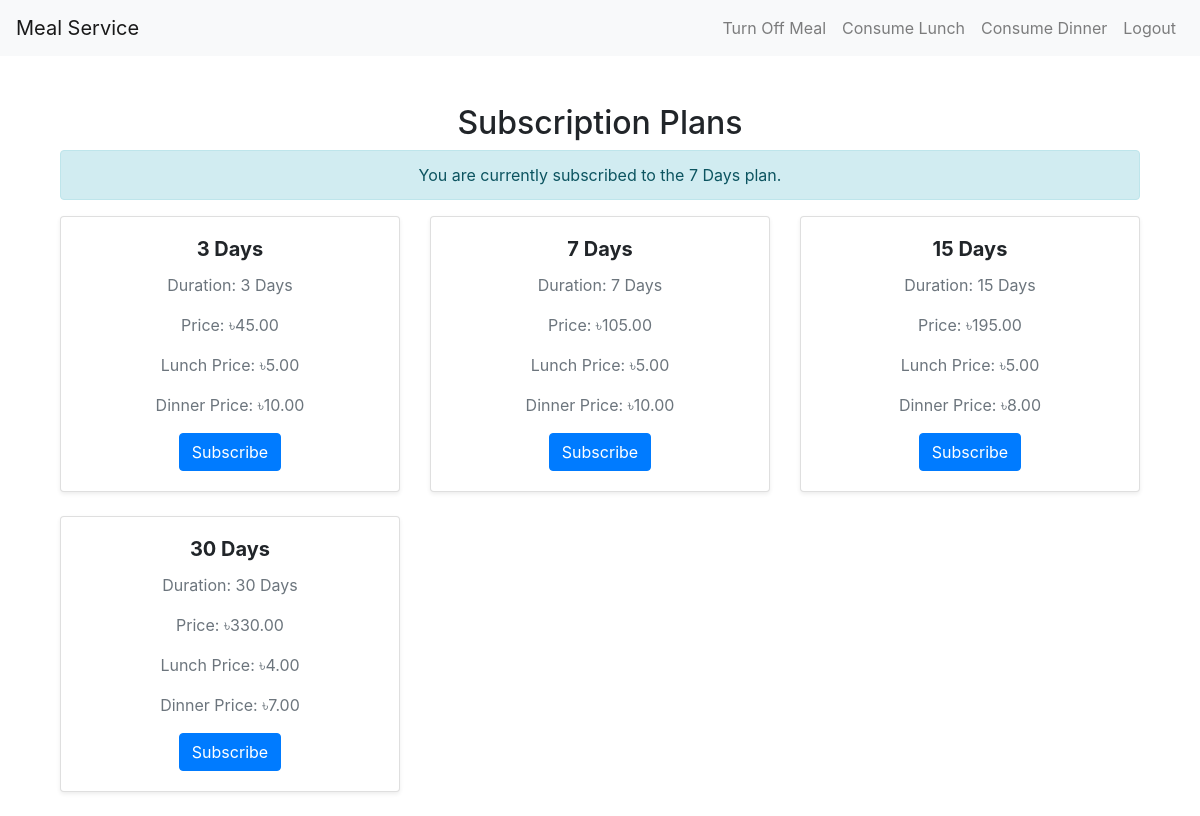
Page /meals/plans/ (signed in) on the committed database.
### meals/models.py (models this page shows, shortened)
class SubscriptionPlan(models.Model):
    PLAN_CHOICES = [
        (3, '3 Days'),
        (7, '7 Days'),
        (15, '15 Days'),
        (30, '30 Days'),
    ]
    name = models.CharField(max_length=50)
    duration = models.IntegerField(choices=PLAN_CHOICES)  # Duration in days
    price = models.DecimalField(max_digits=10, decimal_places=2, default=0.00)
    lunch_price = models.DecimalField(max_digits=5, decimal_places=2, default=0.00)
    dinner_price = models.DecimalField(max_digits=5, decimal_places=2, default=0.00)

### meals/views.py (the view)
# urls.py: path('plans/', subscription_plans, name='subscription_plans'),
@login_required
def subscription_plans(request):
    plans = SubscriptionPlan.objects.all()
    user = request.user
    try:
        customer = Customer.objects.get(user=user)
        current_plan = customer.subscription_plan
    except Customer.DoesNotExist:
        current_plan = None
    return render(request, 'meals/subscription_plans.html', {'plans': plans, 'current_plan': current_plan})

### meals/templates/meals/subscription_plans.html (shortened to what this page needs)
{% extends 'meals/base.html' %}
{% block content %}
<div class="container mt-5">
    <h2 class="text-center">Subscription Plans</h2>
    {% if current_plan %}
    <div class="alert alert-info text-center">
        You are currently subscribed to the {{ current_plan.name }} plan.
    </div>
    {% endif %}
    <div class="row">
        {% for plan in plans %}
        <div class="col-md-4">
            <div class="card mb-4 shadow-sm">
                <div class="card-body">
                    <h5 class="card-title">{{ plan.name }}</h5>
                    <p class="card-text">Duration: {{ plan.get_duration_display }}</p>
                    <p class="card-text">Price: ৳{{ plan.price }}</p>
                    <p class="card-text">Lunch Price: ৳{{ plan.lunch_price }}</p>
                    <p class="card-text">Dinner Price: ৳{{ plan.dinner_price }}</p>
                    <a href="{% url 'subscribe' plan.id %}" class="btn btn-primary">Subscribe</a>
                </div>
            </div>
        </div>
        {% endfor %}
    </div>
</div>
{% endblock %}

### meals/static/css/styles.css (style rules this page uses)
.card { margin-bottom: 1rem; transition: transform 0.2s ease, box-shadow 0.2s ease; }
.card .card-body { text-align: center; }
.card-title { font-size: 1.25rem; font-weight: bold; }
.card-text { font-size: 1rem; color: #6c757d; }

### rows in the picture
SubscriptionPlan: name "7 Days", duration "7 Days", price "105.00", lunch_price "5.00", dinner_price "10.00"
SubscriptionPlan: name "3 Days", duration "3 Days", price "45.00", lunch_price "5.00", dinner_price "10.00"
SubscriptionPlan: name "15 Days", duration "15 Days", price "195.00", lunch_price "5.00", dinner_price "8.00"
SubscriptionPlan: name "30 Days", duration "30 Days", price "330.00", lunch_price "4.00", dinner_price "7.00"
